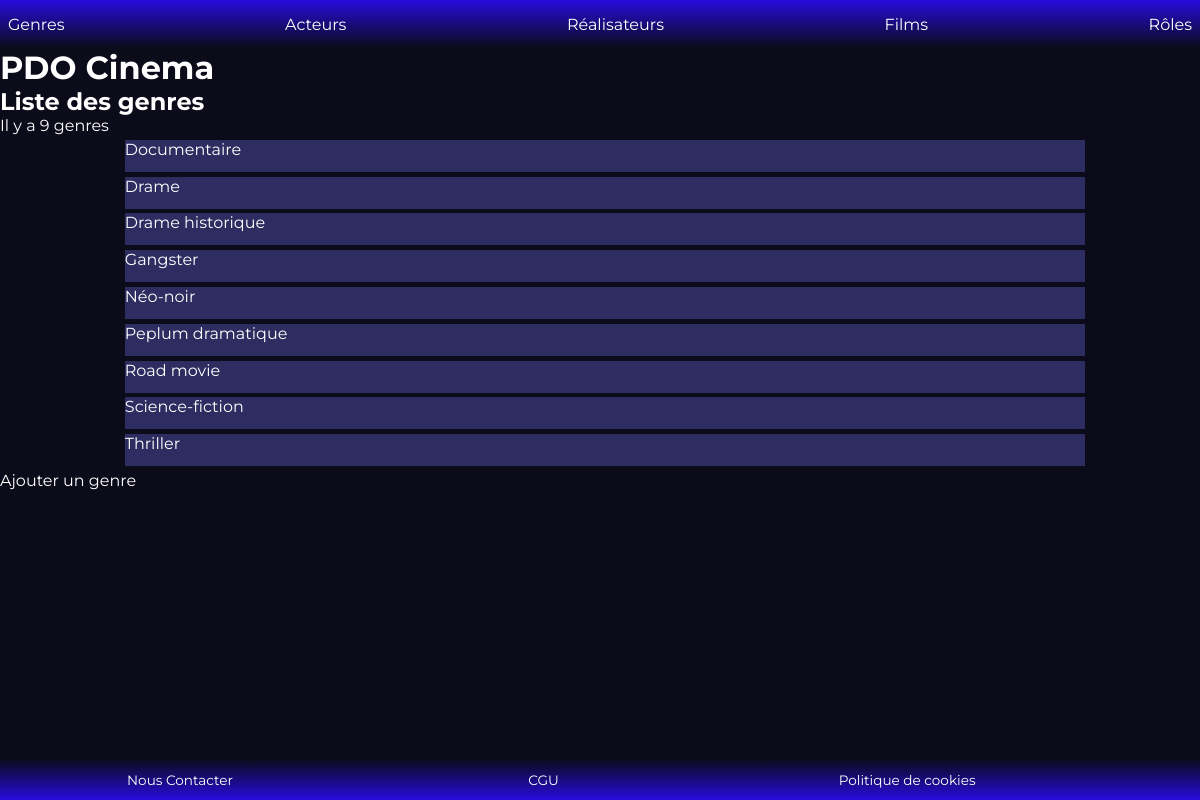
Screenshot of /index.php?action=listGenres with the database file from the repository.
### tables this page shows
CREATE TABLE IF NOT EXISTS `genre_film` (
  `id_genre` int NOT NULL AUTO_INCREMENT,
  `nom_genre` varchar(50) NOT NULL,
  PRIMARY KEY (`id_genre`)
);

### controller/GenreController.php (called while the page is built, shortened)
<?php
class GenreController{
    public function listGenres() {
        $pdo = Connect::seConnecter();
        $requete = $pdo->query("
            SELECT genre_film.nom_genre, genre_film.id_genre
            FROM genre_film
            ORDER BY genre_film.nom_genre ASC
        ");
        require "view/genres/listGenres.php";
    }
}

### view/genres/listGenres.php (the view, shortened to what this page needs)
<p> Il y a <?= $requete->rowCount() ?> genres </p>
<div class="liste">
    <ul>
        <?php foreach($requete->fetchAll() as $genre) { ?>
            <li>
                <a href="index.php?action=detailGenre&id=<?=$genre['id_genre']?>"> <?= $genre["nom_genre"] ?> </a>
            </li>
            <?php } ?>
    </ul>
</div>
<a href="index.php?action=ajouterGenre">Ajouter un genre</a>
<?php
require "view/template.php";

### public/css/styles.css (style rules this page uses)
:root { --body-color: rgba(11, 11, 26, 1); --body-font: "Montserrat", sans-serif; --text-color:rgba(255, 255, 255, 1); --h1-font-size: 1.5rem; --h2-font-size: 1.25rem; --h3-font-size: 1rem; --normal-font-size: 0.938rem; --small-font-size: 0.850rem; }
* { box-sizing: border-box; padding: 0; margin: 0; }
a { text-decoration: none; color: var(--text-color); }
ul, li { list-style: none; }
.liste { width: 80%; margin: 0 auto; display: flex; }
.liste li { background-color: #2D2D61; margin: 0.3em; height: 2em; vertical-align: baseline; }
.liste li a { display: flex; align-items: center; }
@media (min-width:320px) { .liste { width: 80%; justify-content: center; display: flex; gap: 3em; } }
@media (min-width:320px) { .liste ul, li { width: 100%; } }

### rows the page displays
genre_film: nom_genre "Documentaire"
genre_film: nom_genre "Drame"
genre_film: nom_genre "Drame historique"
genre_film: nom_genre "Gangster"
genre_film: nom_genre "Néo-noir"
genre_film: nom_genre "Peplum dramatique"
genre_film: nom_genre "Road movie"
genre_film: nom_genre "Science-fiction"
genre_film: nom_genre "Thriller"

### other values shown
$titre_secondaire "Liste des genres"
$requete->rowCount() "9"
